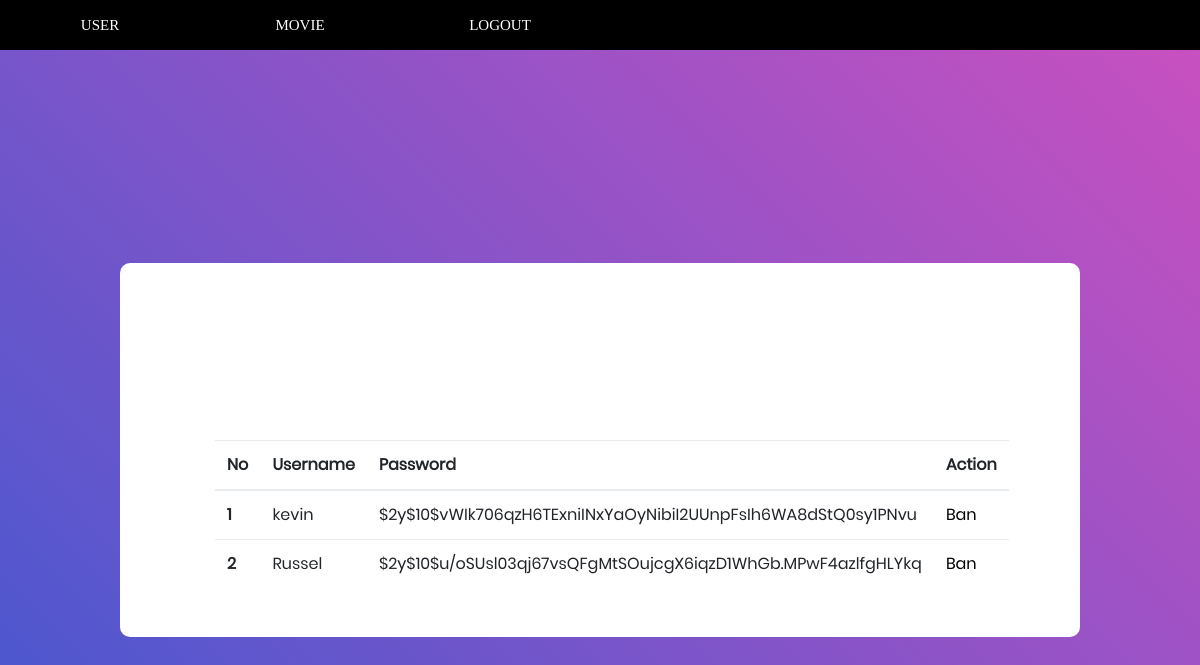
The app's page /adminuser.php (signed in), older data.
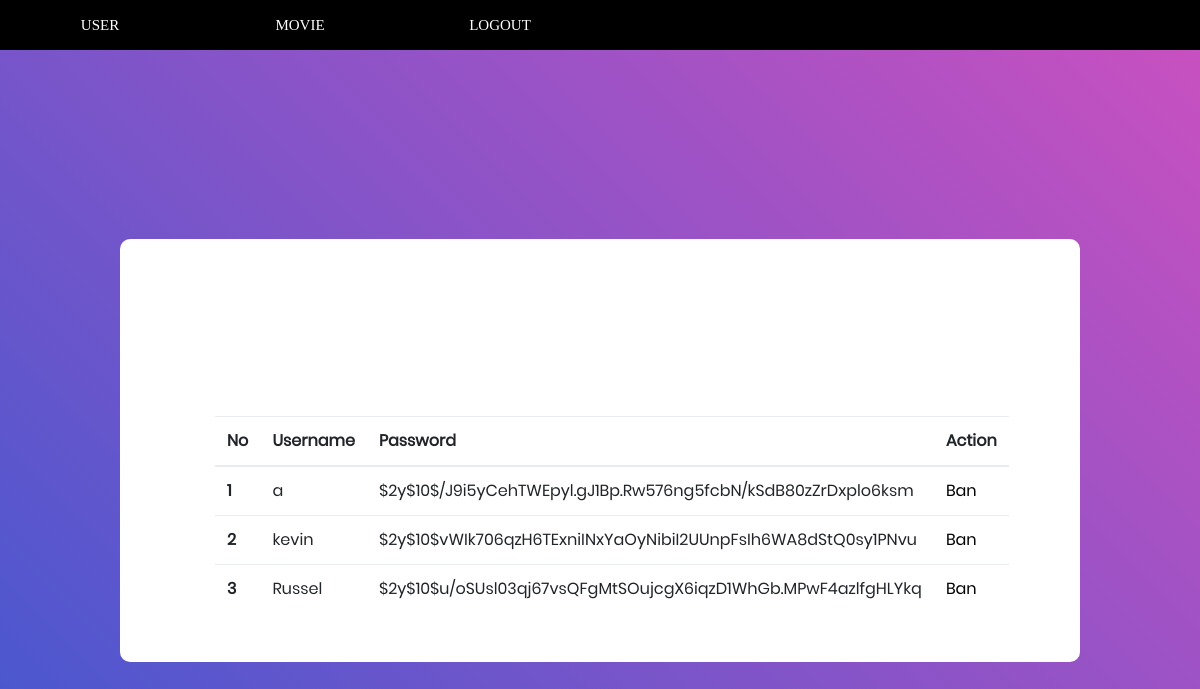
The same page, newer data.
### tables this page shows
CREATE TABLE `user` (
  `username` varchar(255) NOT NULL,
  `fullname` varchar(255) NOT NULL,
  `password` varchar(255) NOT NULL,
  `email` varchar(552) NOT NULL,
  `role` int(1) NOT NULL COMMENT '1 = admin\r\n2 = user premium\r\n3 = user biasa',
  `status` int(10) NOT NULL
);

### adminuser.php (the view, shortened to what this page needs)
<?php
$db = new Connection;
$conn = $db->getConnection();
$user = $conn->query("select * from user")->fetch_all(MYSQLI_ASSOC);
?>
<!DOCTYPE html>
<html lang="en">
<head>
    <link rel="stylesheet" type="text/css" href="vendor/bootstrap/css/bootstrap.min.css">
    <link rel="stylesheet" type="text/css" href="fonts/font-awesome-4.7.0/css/font-awesome.min.css">
    <link rel="stylesheet" type="text/css" href="vendor/animate/animate.css">
    <link rel="stylesheet" type="text/css" href="vendor/css-hamburgers/hamburgers.min.css">
    <link rel="stylesheet" type="text/css" href="vendor/select2/select2.min.css">
    <link rel="stylesheet" type="text/css" href="css/util.css">
    <link rel="stylesheet" type="text/css" href="css/main.css">
</head>
<body>
    <div class="limiter">
        <form method="post">
            <div class="menuBar" style="display: flex;background-color: black;">
                <button class="login100-form-btn" name="user" style="width: 200px; background-color:black ;">
                    User
                </button>
                <button class="login100-form-btn" name="movie" style="width: 200px; background-color:black">
                    Movie
                </button>
                <button class="login100-form-btn" name="logout" style="width: 200px; background-color:black"">
                    Logout
            </button>
            </form>
        </div>
        <div class=" container-login100">
                    <div class="wrap-login100">
                        <form class="login100-form validate-form" method="POST">
                            <table class="table">
                                <thead>
                                    <tr>
                                        <th scope="col">No</th>
                                        <th scope="col">Username</th>
                                        <th scope="col">Password</th>
                                        <th scope="col">Action</th>
                                    </tr>
                                </thead>
                                <tbody>
                                    <?php
                                    $ctr = 1;
                                    $user = $conn->query("select * from user")->fetch_all(MYSQLI_ASSOC);
                                    foreach ($user as $value) {
                                        if ($value['role'] == 2 || $value['role'] == 3) {
                                    ?>
                                            <tr>
                                                <th scope="row"><?= $ctr ?></th>
                                                <td><?= $value['username'] ?></td>
                                                <td><?= $value['password'] ?></td>
                                                <td><button name='ban<?= $ctr ?>'>Ban</button></td>
                                            </tr>
                                    <?php
                                            $ctr++;
                                        }
                                    }
                                    ?>
                                </tbody>
                            </table>
                        </form>
                    </div>
            </div>
</body>
</html>

### css/main.css (style rules this page uses)
* { margin: 0px; padding: 0px; box-sizing: border-box; }
body, html { height: 100%; font-family: Poppins-Regular, sans-serif; }
button { outline: none !important; border: none; background: transparent; }
.limiter { width: 100%; margin: 0 auto; }
.container-login100 { width: 100%; min-height: 100vh; display: -webkit-box; display: -webkit-flex; display: -moz-box; display: -ms-flexbox; display: flex; flex-wrap: wrap; justify-content: center; align-items: center; padding: 15px; background: #9053c7; background: -webkit-linear-gradient(-135deg, #c850c0, #4158d0); background: -o-linear-gradient(-135deg, #c850c0, #4158d0); background: -moz-linear-gradient(-135deg, #c850c0, #4158d0); background: linear-gradient(-135deg, #c850c0, #4158d0); }
.wrap-login100 { width: 960px; background: #fff; border-radius: 10px; overflow: hidden; display: -webkit-box; display: -webkit-flex; display: -moz-box; display: -ms-flexbox; display: flex; flex-wrap: wrap; justify-content: space-between; padding: 177px 130px 33px 95px; }
.login100-form { width: 290px; }
.login100-form-btn { font-family: Montserrat-Bold; font-size: 15px; line-height: 1.5; color: #fff; text-transform: uppercase; width: 100%; height: 50px; border-radius: 25px; background: #57b846; display: -webkit-box; display: -webkit-flex; display: -moz-box; display: -ms-flexbox; display: flex; justify-content: center; align-items: center; padding: 0 25px; -webkit-transition: all 0.4s; -o-transition: all 0.4s; -moz-transition: all 0.4s; transition: all 0.4s; }

Row changes from the older to the newer data that the page shows:
added user: username "a", password "$2y$10$/J9i5yCehTWEpyl.gJ1Bp.Rw576ng5fcbN/kSdB80zZrDxplo6ksm"
